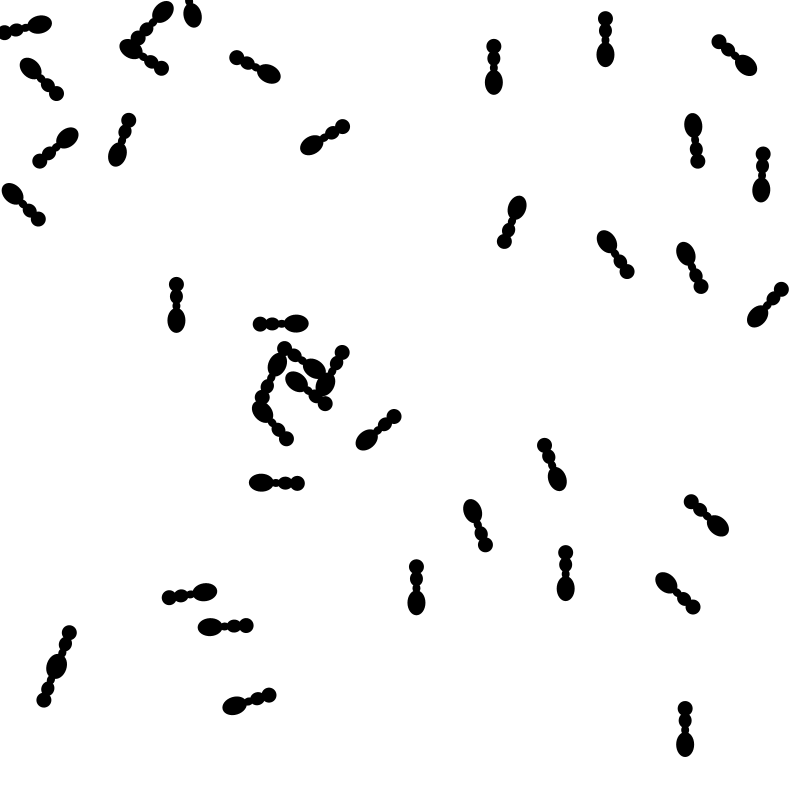
Frame 1 (no input)
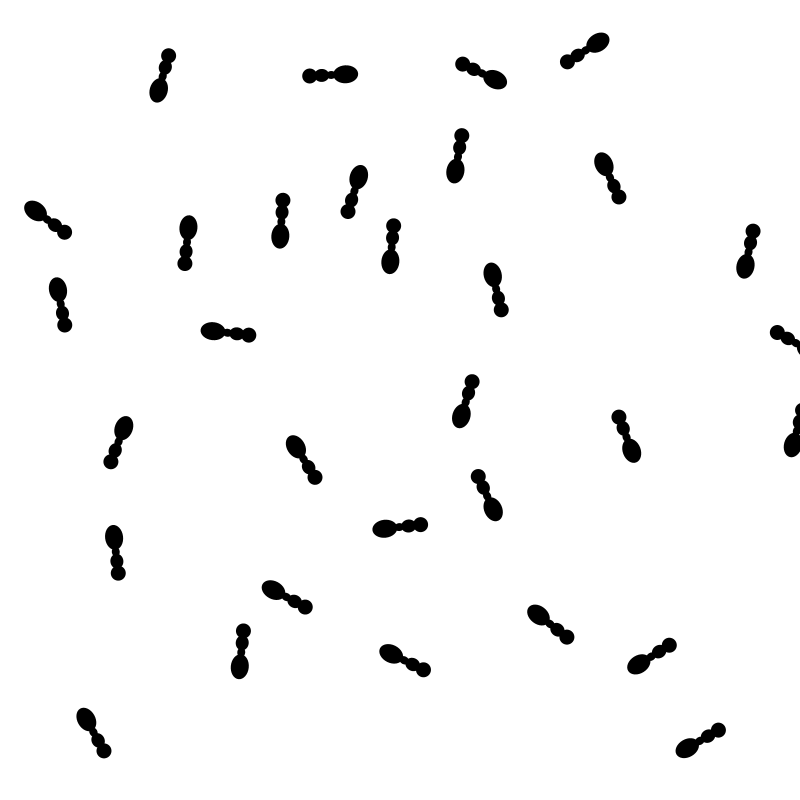
Frame 60 (the mouse pressed at the canvas centre just before this capture)
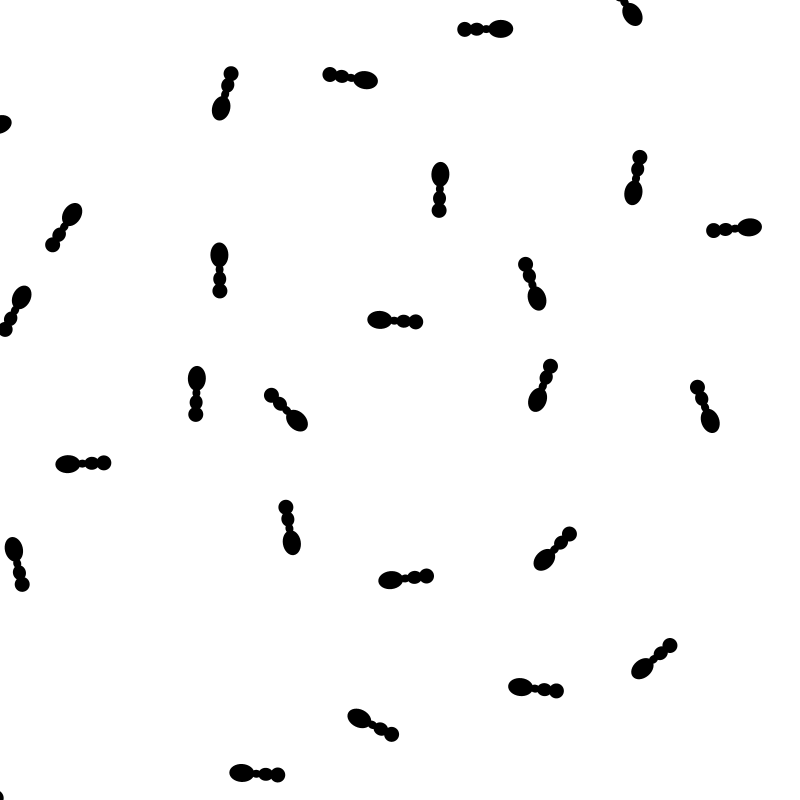
Frame 120 (the mouse held since frame 60 and released just before this capture)

The Processing sketch that drew these frames (run headless with seeded random() and noise(); from frame 60 on, the mouse is pressed at the canvas centre):

// Processing sketch: AntMover1
// ── AntMover1.pde
ArrayList<Ant> ants;

void setup() {
  size(800, 800);
  ants = new ArrayList<Ant>();
  for (int i = 0; i <40; i++) {
    ants.add(new Ant(random(width), random(height)));
  }
}

void draw() {
  background(255);
  //ants.add(new Ant());

  for (int i=ants.size()-1; i>=0; i--) {
    Ant a = ants.get(i);
    a.separate(ants);  // Path following and separation are worked on in this function
    a.update();  // Call the generic run method (update, borders, display, etc.)
    a.display();  //a.borders();
/*
    if (a.isDead()) {
      ants.remove(i);
    }
    */
  }
}


// ── Ant.pde
class Ant {

  PVector location;
  PVector velocity;
  PVector acceleration;
  float wandertheta;
  float keepAway;
  float maxforce;
  float maxspeed;
  PVector ellipse1;
  PVector ellipse2;
  PVector ellipse3;
  PVector ellipse4;
  int overlap;
  boolean offscreen;

  Ant(float x, float y) {

    location = new PVector(x, y);
    velocity = new PVector(0, 0);
    acceleration = new PVector(0, 0);
    wandertheta = 0;
    keepAway = 100;
    maxforce = 0.2;
    maxspeed = 3;
    ellipse1 = new PVector(25, 18);
    ellipse2 = new PVector(10, 8);
    ellipse3 = new PVector(15, 13);
    ellipse4 = new PVector(15, 15);
    overlap = 3;
    offscreen = false;
  }

  void applyForce(PVector force) {
    acceleration.add(force);
  }

  void separate(ArrayList<Ant> ants) {
    float desiredseparation = keepAway;
    PVector sum = new PVector();
    int count = 0;

    for (Ant other : ants) {
      float d = PVector.dist(location, other.location);
      if ((d > 0) && (d < desiredseparation)) {
        // Calculate vector pointing away from neighbor
        PVector diff = PVector.sub(location, other.location);
        diff.normalize();
        diff.div(d);        // Weight by distance
        sum.add(diff);
        count++;
      }
    }

    // Average -- divide by how many
    if (count > 0) {
      sum.div(count);
      // Our desired vector is the average scaled to maximum speed
      sum.normalize();
      sum.mult(maxspeed);
      // Implement Reynolds: Steering = Desired - Velocity
      PVector steer = PVector.sub(sum, velocity);
      steer.limit(maxforce);
      applyForce(steer);
    }
  }

  void update() {
    // Update velocity
    velocity.add(acceleration);
    // Limit speed
    velocity.limit(maxspeed);
    location.add(velocity);
    // Reset accelertion to 0 each cycle
    acceleration.mult(0);
  }

  /*
  void wander() {
   float wanderR = 25;
   float wanderD = 80;
   float change = 0.3;
   wandertheta += random(-change, change);
   PVector circleloc = velocity.get();
   circleloc.normalize();
   circleloc.mult(wanderD);
   circleloc.add(location);
   float h = velocity.heading2D();
   PVector circleOffSet = new PVector(wanderR*cos(wandertheta+h), wanderR*sin(wandertheta+h));
   PVector target = PVector.add(circleloc, circleOffSet);
   seek(target);
   }*/

  void seek(PVector target) {
    PVector desired = PVector.sub(target, location);  // A vector pointing from the location to the target

    // Normalize desired and scale to maximum speed
    desired.normalize();
    desired.mult(maxspeed);
    // Steering = Desired minus Velocity
    PVector steer = PVector.sub(desired, velocity);
    steer.limit(maxforce);  // Limit to maximum steering force
    applyForce(steer);
  }

  void display() {
    float theta = velocity.heading2D() + radians(90);
    ellipseMode(CENTER);
    noStroke();
    fill(0);
    pushMatrix();
    translate(location.x, location.y);
    rotate(theta);
    ellipse(0, 0, ellipse1.x, ellipse1.y); //ellipse1 (butt)
    ellipse(-(ellipse1.x/2 + ellipse2.x/2)+overlap, 0, ellipse2.x, 
    ellipse2.y); //ellipse2
    ellipse(-(ellipse1.x/2 + ellipse2.x + ellipse3.x/2)+2*overlap, 0, 
    ellipse3.x, ellipse3.y); //ellipse3
    ellipse(-(ellipse1.x/2 + ellipse2.x + ellipse3.x +
      ellipse3.x/2)+3*overlap, 0, ellipse4.x, ellipse4.y); //ellipse4 (head)
    //noFill();
    //stroke(100);
    //ellipse(-15, 0, ellipse1.x+ellipse2.x+ellipse3.x+ellipse4.x+20, 
    //18+20); //separation ellipse
    popMatrix();
  }

  void checkEdges() {
    if (location.x > width) {
      location.x = width;
      velocity.x *= -1;
    } 
    else if (location.x < 0) {
      velocity.x *= -1;
      location.x = 0;
    }

    if (location.y > height) {
      velocity.y *= -1;
      location.y = height;
    }
  }
/*
  boolean isDead() {
    if (offScreen == true) {
      return true;
    } 
    else {
      return false;
    }
  }
  */
}
